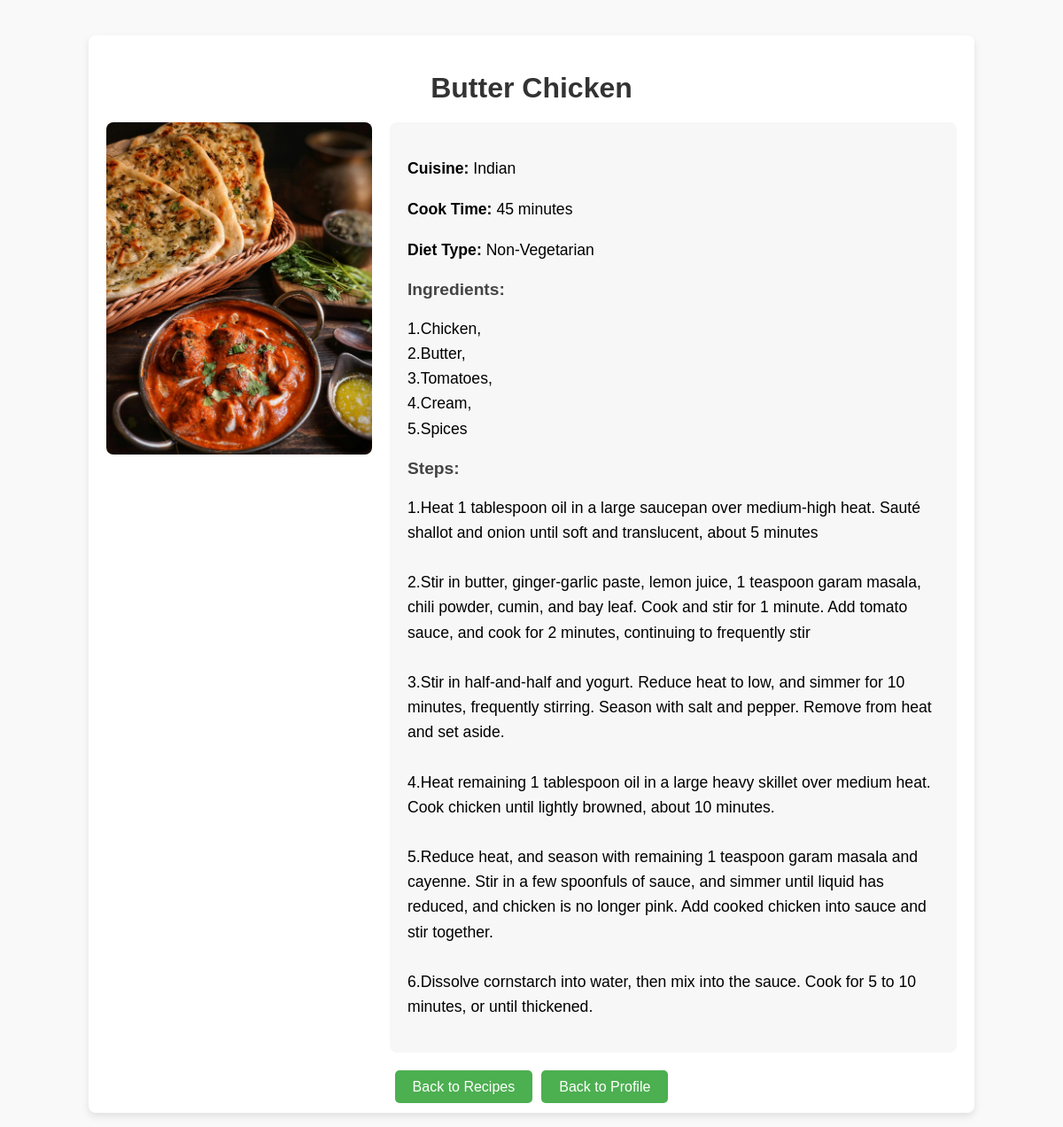
The app's page /recipe_details.php?id=4 with its own data.
### tables this page shows
CREATE TABLE `recipes` (
  `id` int(11) NOT NULL,
  `name` varchar(100) NOT NULL,
  `ingredients` text NOT NULL,
  `steps` text NOT NULL,
  `image` varchar(255) DEFAULT NULL,
  `cuisine` varchar(50) DEFAULT NULL,
  `cook_time` int(11) DEFAULT NULL,
  `diet_type` varchar(50) DEFAULT NULL
);

### recipe_details.php (the view, shortened to what this page needs)
<?php
$conn = new mysqli("localhost", "root", "", "cookmate");
$recipe_id = $_GET['id'];
$sql = "SELECT * FROM recipes WHERE id = '$recipe_id'";
$result = $conn->query($sql);
$recipe = $result->fetch_assoc();
?>
<!DOCTYPE html>
<html lang="en">
<head>
    <link rel="stylesheet" href="css/recipe_details.css">
</head>
<body>
    <div class="recipe-details-container">
        <h1><?= htmlspecialchars($recipe['name']) ?></h1>
        <div class="recipe-details">
            <div class="recipe-image">
                <img src="<?= htmlspecialchars($recipe['image']) ?>" alt="<?= htmlspecialchars($recipe['name']) ?>"
                    class="recipe-image">
            </div>
            <div class="recipe-info">
                <p><strong>Cuisine:</strong> <?= htmlspecialchars($recipe['cuisine']) ?></p>
                <p><strong>Cook Time:</strong> <?= htmlspecialchars($recipe['cook_time']) ?> minutes</p>
                <p><strong>Diet Type:</strong> <?= htmlspecialchars($recipe['diet_type']) ?></p>
                <h3>Ingredients:</h3>
                <p><?= nl2br(htmlspecialchars($recipe['ingredients'])) ?></p>
                <h3>Steps:</h3>
                <p><?= nl2br(htmlspecialchars($recipe['steps'])) ?></p>
            </div>
        </div>
        <div class="back_buttons">
            <div class="button-container">
                <a href="recipes.php" class="back-button">Back to Recipes</a>
            </div>
            <div class="button-container">
                <a href="profile.php" class="back-button">Back to Profile</a>
            </div>
        </div>
    </div>
</body>
</html>

### css/recipe_details.css (style rules this page uses)
body { font-family: Arial, sans-serif; background-color: #f9f9f9; margin: 0; padding: 0; }
.recipe-details-container { width: 80%; margin: 40px auto; background-color: #fff; padding: 20px; border-radius: 8px; box-shadow: 0 4px 8px rgba(0, 0, 0, 0.1); }
h1 { text-align: center; color: #333; margin-bottom: 20px; }
.recipe-details { display: flex; justify-content: space-between; gap: 20px; }
.recipe-image { flex: 1; max-width: 500px; }
.recipe-image img { width: 100%; height: auto; border-radius: 8px; }
.recipe-info { flex: 2; padding: 20px; background-color: #f7f7f7; border-radius: 8px; }
.recipe-info p { font-size: 1.1em; line-height: 1.6em; }
.recipe-info h3 { margin-top: 20px; font-size: 1.2em; color: #444; }
.button-container { margin-top: 30px; text-align: center; }
.back-button { padding: 10px 20px; background-color: #4CAF50; color: white; text-decoration: none; border-radius: 5px; font-size: 16px; }
.back_buttons { display: flex; justify-content: center; align-items: center; gap: 10px; }

### records on screen
recipes: name "Butter Chicken", image (picture), cuisine "Indian", cook_time "45", diet_type "Non-Vegetarian", ingredients "1.Chicken, 2.Butter, 3.Tomatoes, 4.Cream, 5.Spices", steps "1.Heat 1 tablespoon oil in a large saucepan over medium-high heat. Sauté shallot and onion until soft and translucent, about 5 minutes 2.Stir in butter, ginger-garlic paste, lemon juice, 1 teaspoon garam masala, chili powder, cumin, and bay leaf. Cook and stir for 1 minute. Add tomato sauce, and cook for 2 minutes, continuing to frequently stir 3.Stir in half-and-half and yogurt. Reduce heat to low, and simmer for 10 minutes, frequently stirring. Season with salt and pepper. Remove from heat and set aside. 4.Heat remaining 1 tablespoon oil in a large heavy skillet over medium heat. Cook chicken until lightly browned, about 10 minutes. 5.Reduce heat, and season with remaining 1 teaspoon…"
